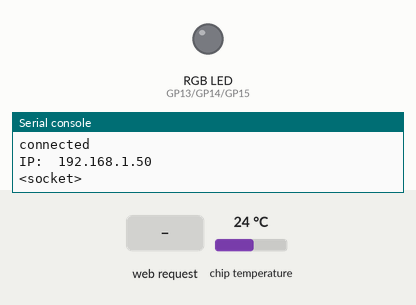
This program was run on a simulated Raspberry Pi Pico running MicroPython. Parts: an RGB LED mixed from three pins (HIGH = lit), the last lines printed to the serial console. The test bench sets the inputs (shaded band); at power-on: chip temperature 24 °C. WiFi joins after 1.5 s.

Above: at 3.2 s.
3.3 s: HTTP request GET /red? received
At 4.5 s:
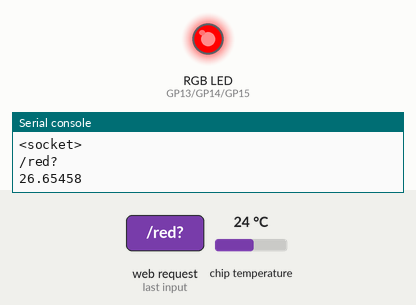
4.8 s: HTTP request GET /green? received
At 6.1 s:
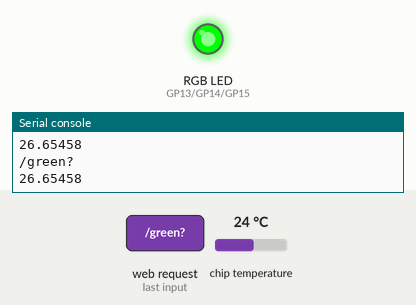
6.8 s: HTTP request GET /blue? received
At 7.7 s:
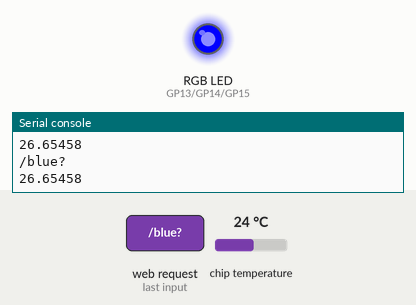
Timing chart, 0 to 9.8 s (numbered marks = the images above; inputs shaded):
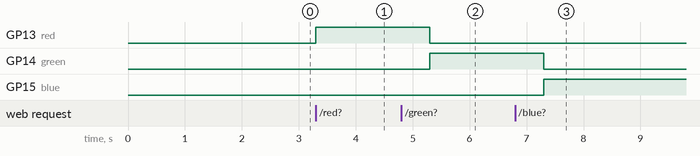

Measured:
- after the input at 3.3 s, GP13 (red): LOW → HIGH at once
- after the input at 4.8 s, GP13 (red): HIGH → LOW after 0.50 s; GP14 (green): LOW → HIGH after 0.50 s
- after the input at 6.8 s, GP14 (green): HIGH → LOW after 0.50 s; GP15 (blue): LOW → HIGH after 0.50 s

The program:

main.py
```python
import machine
import socket
import utime
import network
import time

wlan = network.WLAN(network.STA_IF)
wlan.active(True)
wlan.connect("ssid", "password")

# rgb led
red = machine.Pin(13, machine.Pin.OUT)
green = machine.Pin(14, machine.Pin.OUT)
blue = machine.Pin(15, machine.Pin.OUT)

# Wait for connect or fail
wait = 10
while wait > 0:
    if wlan.status() < 0 or wlan.status() >= 3:
        break
    wait -= 1
    print("waiting for connection...")
    time.sleep(1)

# Handle connection error
if wlan.status() != 3:
    raise RuntimeError("wifi connection failed")
else:
    print("connected")
    ip = wlan.ifconfig()[0]
    print("IP: ", ip)

# Temperature Sensor
sensor_temp = machine.ADC(4)
conversion_factor = 3.3 / (65535)


def temperature():
    temperature_value = sensor_temp.read_u16() * conversion_factor
    temperature_Celsius = 27 - (temperature_value - 0.706) / 0.00172169 / 8
    print(temperature_Celsius)
    utime.sleep(2)
    return temperature_Celsius


def webpage(value):
    html = f"""
            <!DOCTYPE html>
            <html>
            <body>
            <form action="./red">
            <input type="submit" value="red " />
            </form>
            <form action="./green">
            <input type="submit" value="green" />
            </form>
            <form action="./blue">
            <input type="submit" value="blue" />
            </form>
            <form action="./off">
            <input type="submit" value="off" />
            </form>
            <p>Temperature is {value} degrees Celsius</p>
            </body>
            </html>
            """
    return html


def serve(connection):
    while True:
        client = connection.accept()[0]
        request = client.recv(1024)
        request = str(request)
        try:
            request = request.split()[1]
        except IndexError:
            pass

        print(request)

        if request == "/off?":
            red.low()
            green.low()
            blue.low()
        elif request == "/red?":
            red.high()
            green.low()
            blue.low()
        elif request == "/green?":
            red.low()
            green.high()
            blue.low()
        elif request == "/blue?":
            red.low()
            green.low()
            blue.high()

        value = "%.2f" % temperature()
        html = webpage(value)
        client.send(html)
        client.close()


def open_socket(ip):
    # Open a socket
    address = (ip, 80)
    connection = socket.socket()
    connection.bind(address)
    connection.listen(1)
    print(connection)
    return connection


try:
    if ip is not None:
        connection = open_socket(ip)
        serve(connection)
except KeyboardInterrupt:
    machine.reset()
```
